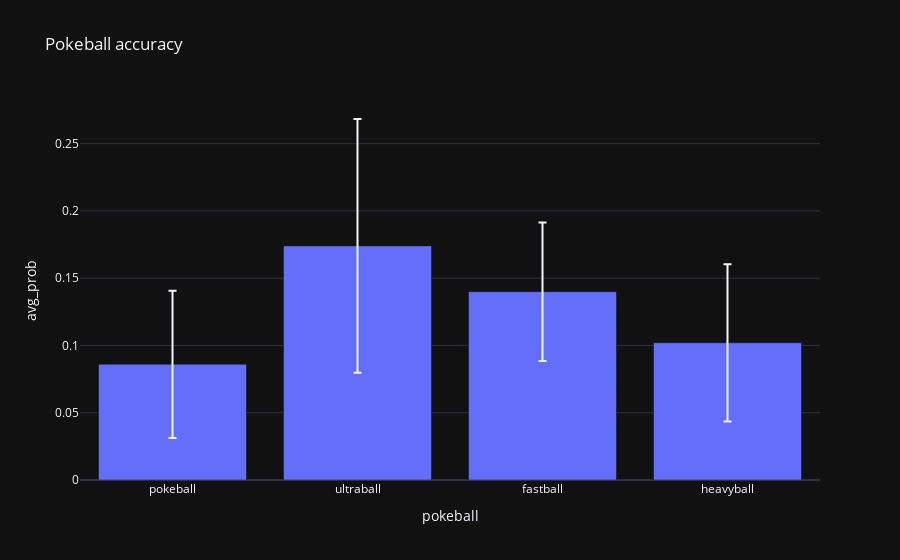

Notebook code cell kept with this figure:
### Markdown cell above
### Gráficos

### Code cell
import plotly.express as px
import pandas as pd

data_frame = pd.read_csv(output_path.joinpath(OutputFilenames.EJ1A.value))

print(data_frame)

px.bar(data_frame, x='pokeball', y='avg_prob', error_y='error', title="Pokeball accuracy")

### Figure 1 — Plotly figure (JSON) as saved in the notebook; plotly's stock layout.template omitted (floating-point values rounded to 4 significant figures)
{"data": [{"alignmentgroup": "True", "error_y": {"array": [0.05474, 0.09432, 0.05148, 0.05843]}, "hovertemplate": "pokeball=%{x}<br>avg_prob=%{y}<extra></extra>", "legendgroup": "", "marker": {"color": "#636efa", "pattern": {"shape": ""}}, "name": "", "offsetgroup": "", "orientation": "v", "showlegend": false, "textposition": "auto", "x": ["pokeball", "ultraball", "fastball", "heavyball"], "xaxis": "x", "y": [0.086, 0.174, 0.14, 0.102], "yaxis": "y", "type": "bar"}], "layout": {"xaxis": {"anchor": "y", "domain": [0.0, 1.0], "title": {"text": "pokeball"}}, "yaxis": {"anchor": "x", "domain": [0.0, 1.0], "title": {"text": "avg_prob"}}, "legend": {"tracegroupgap": 0}, "title": {"text": "Pokeball accuracy"}, "barmode": "relative"}}
